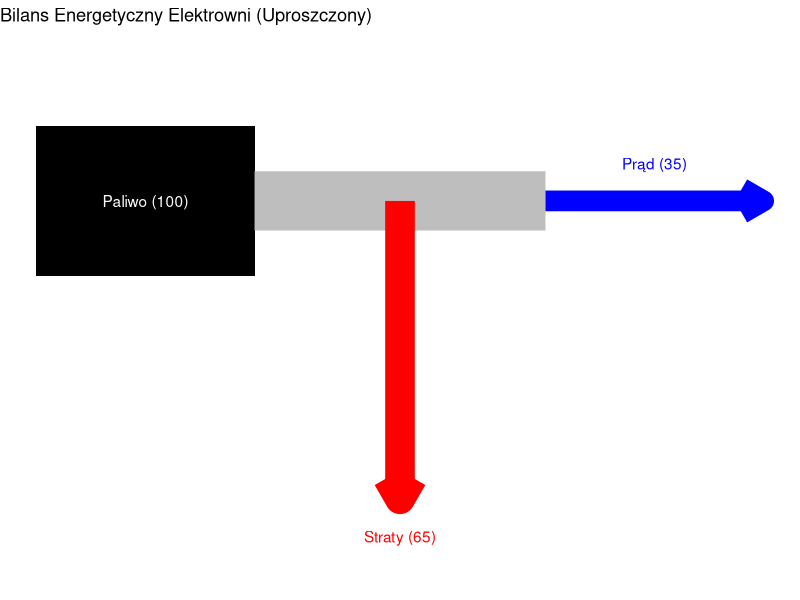

The R script that drew this image:
## ---- chunk 1
#| label: sankey-diagram
#| echo: false
#| fig-width: 10
#| fig-height: 5

library(ggplot2)

# Simplified Sankey representation using geom_polygon
# Energy Flow: Fuel (100) -> Combustion (90) -> Steam (80) -> Turbine (35) -> Electricity (35)
#                                     \-> Chimney (10)  \-> Condenser (45)

# Coordinates for polygon
df_fuel <- data.frame(x=c(0, 2, 2, 0), y=c(4, 4, 6, 6), group="Paliwo (100%)")
df_elec <- data.frame(x=c(8, 10, 10, 8), y=c(4.5, 4.5, 5.5, 5.5), group="Prąd (35%)")
df_loss <- data.frame(x=c(4, 6, 6, 4), y=c(2, 2, 3, 3), group="Straty (Ciepło)")

ggplot() +
  geom_rect(aes(xmin=0, xmax=3, ymin=4, ymax=6), fill="black") + 
  annotate("text", x=1.5, y=5, label="Paliwo (100)", color="white") +
  
  geom_segment(aes(x=3, y=5, xend=7, yend=5), size=20, color="grey") +
  
  geom_segment(aes(x=7, y=5, xend=10, yend=5), size=7, color="blue", arrow=arrow()) +
  annotate("text", x=8.5, y=5.5, label="Prąd (35)", color="blue") +
  
  geom_segment(aes(x=5, y=5, xend=5, yend=1), size=10, color="red", arrow=arrow()) +
  annotate("text", x=5, y=0.5, label="Straty (65)", color="red") +
  
  ylim(0, 7) + xlim(0, 10) + theme_void() +
  labs(title="Bilans Energetyczny Elektrowni (Uproszczony)")
